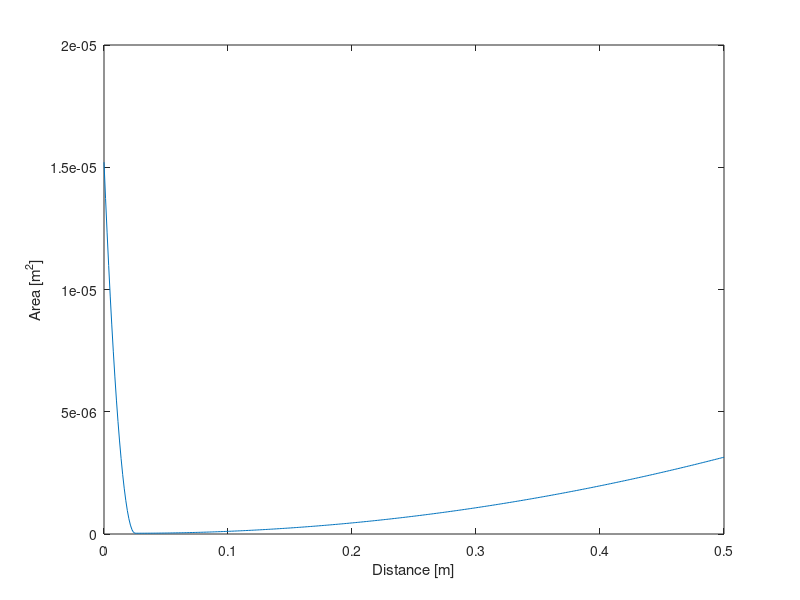

The MATLAB script that drew this image:
%Return x and A of nozzle design 1
%currently a test case
%Author: Austin Andrews, 7/27/20
%Project: MURI
%http://www.aerorocket.com/Nozzle/Validate/Validate.html

function [x, A, A_star,ThroatLoc] = getNozzle2()
    resolution = 400; 
    x = linspace(0,50e-2,resolution); % in [m]
    A_star =  pi*(0.2e-3)^2/4; %throat size in [m]
    A = x*0.0;
    ThroatLoc = 25e-3;
    Ainlet = 4.4e-3^2*pi/4;
    Aoutlet = 2.0e-3^2*pi/4;
    A1 = (Ainlet-A_star)/((ThroatLoc^2));
    A2 = (Aoutlet-A_star)/((max(x)-ThroatLoc)^2);
    A(x > ThroatLoc) = A2*(x(x > ThroatLoc)-ThroatLoc).^2 + A_star; 
    A(or(x <ThroatLoc,x == ThroatLoc)) = A1*(x(or(x <ThroatLoc,x == ThroatLoc))-ThroatLoc).^2 + A_star;
    %debug
    figure
    plot(x,A)
    xlabel('Distance [m]')
    ylabel('Area [m^2]')
end 